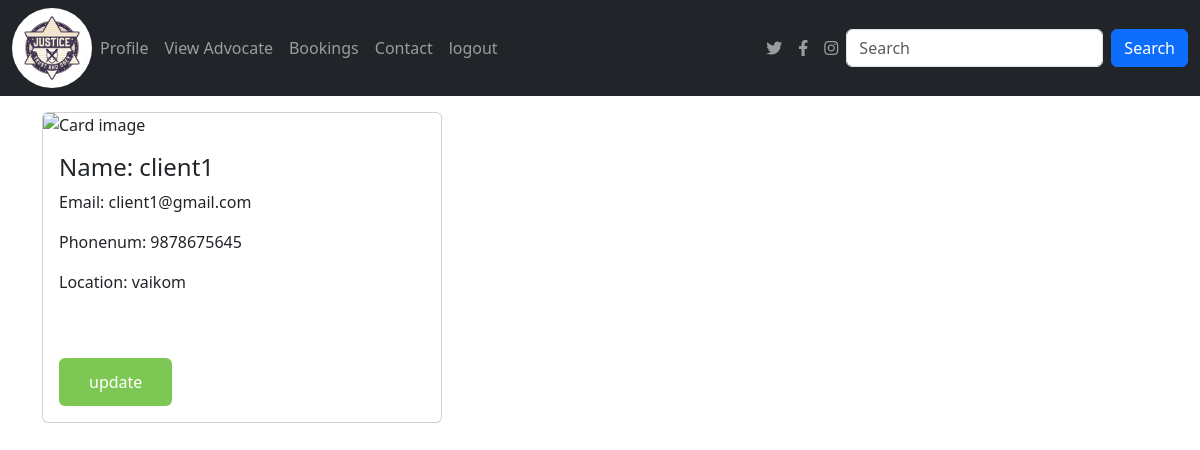
Screenshot of /clientprofile (signed in) with the database file from the repository.
### app/models.py (models this page shows, shortened)
class Client(models.Model):
    Email = models.EmailField(unique=True)
    username = models.TextField()
    phonenumber = models.IntegerField()
    password = models.TextField()
    location= models.TextField()

### app/views.py (the view)
# urls.py: path('clientprofile',views.clientprofile),
def clientprofile(req):
    if 'user' in req.session:
        return render(req,'clientprofile.html',{'data':get_client(req)})
    else:
        return redirect(login)

### app/views.py (called while the page is built)
def get_client(req):
    data=Client.objects.get(Email=req.session['user'])
    return data

### template/clientprofile.html (shortened to what this page needs)
<!DOCTYPE html>
<html lang="en">
<head>
  <link href="https://cdn.jsdelivr.net/npm/bootstrap@5.3.3/dist/css/bootstrap.min.css" rel="stylesheet">
  <link href="https://cdnjs.cloudflare.com/ajax/libs/font-awesome/6.0.0-beta3/css/all.min.css" rel="stylesheet">
</head>
<body>
<nav class="navbar navbar-expand-sm navbar-dark bg-dark">
  <div class="container-fluid">
    <a href="../clienthome" class="logo">
        <img src="static/1000_F_153564985_MLVK4XbezrFZnuAg5mlncjcQp82GaNcn.jpg" class="rounded-circle" alt="logo" width="80px">
    </a>
    <div class="collapse navbar-collapse" id="mynavbar">
      <ul class="navbar-nav me-auto">
        <li class="nav-item">
          <a class="nav-link" href="../clientprofile">Profile</a>
        </li>
        <li class="nav-item">
          <a class="nav-link" href="../viewadvocates">View Advocate</a>
        </li>
        <li class="nav-item">
          <a class="nav-link" href="../advocatebookings">Bookings</a>
        </li>
        <li class="nav-item">
            <a class="nav-link" href="../contact">Contact</a>
          </li>
        <li class="nav-item">
            <a class="nav-link" href="../logout">logout</a>
          </li>
      </ul>
      <ul class="navbar-nav d-flex">
        <li class="nav-item">
          <a class="nav-link" href="https://twitter.com" target="_blank">
            <i class="fab fa-twitter"></i>
          </a>
        </li>
        <li class="nav-item">
          <a class="nav-link" href="https://facebook.com" target="_blank">
            <i class="fab fa-facebook-f"></i>
          </a>
        </li>
        <li class="nav-item">
          <a class="nav-link" href="https://instagram.com" target="_blank">
            <i class="fab fa-instagram"></i>
          </a>
        </li>
      </ul>
      <form class="d-flex">
        <input class="form-control me-2" type="text" placeholder="Search">
        <button class="btn btn-primary" type="button">Search</button>
      </form>
    </div>
  </div>
</nav>
<div class="container mt-3">
    <div class="card" style="width:400px">
      <img class="card-img-top" src="static/unnamed.webp" alt="Card image" style="width:100%">
      <div class="card-body">
        <h4 class="card-title">Name: {{data.username}}</h4>
        <p class="card-text">Email: {{data.Email}}</p>
        <p class="card-text">Phonenum: {{data.phonenumber}}</p>
        <p>Location: {{data.location}}</p><br><br>
        <a href="../updateclientprofile" class="cart-btn">update</a>
      </div>
    </div>
</div>
</body>
</html>

### template/clientprofile.html (style rules this page uses)
.cart-btn { display: inline-block; background-color: #7DC855; border-radius: 6px; font-size: 16px; color: #FFFFFF; text-decoration: none; margin-right: 40px; padding: 12px 30px; transition: all .5s; }

### rows the page displays
Client: username "client1", Email "client1@gmail.com", phonenumber "9878675645", location "vaikom"
